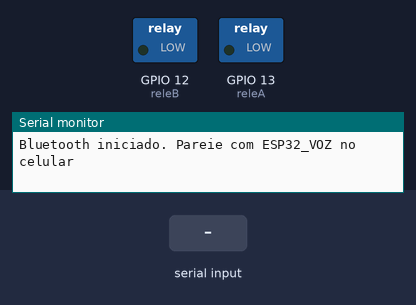
The sketch below on a simulated ESP32. On the bench: switched loads named in the sketch (green lamp = pin HIGH), the last lines printed to the serial monitor. Inputs (shaded band) come from the test bench. Nothing arrives over Bluetooth unless stated.

Above: at 1.2 s.
1.3 s: "frente\n" received over the second serial link
At 2.5 s:
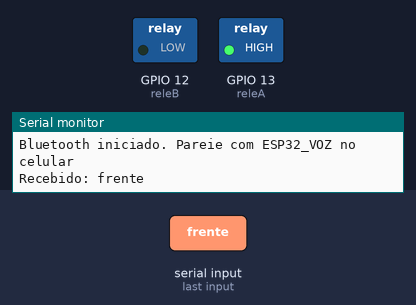
2.8 s: "tras\n" received over the second serial link
At 3.7 s:
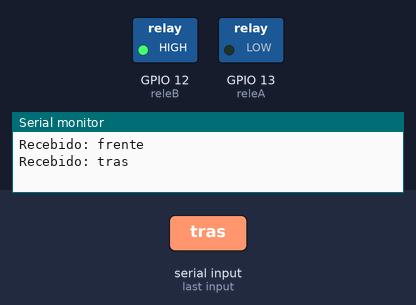
4.3 s: "parar\n" received over the second serial link
At 4.8 s:
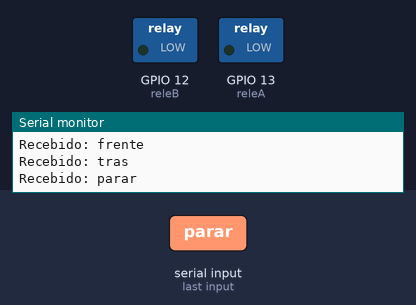
Timing chart, 0 to 7.3 s (numbered marks = the images above; inputs shaded):
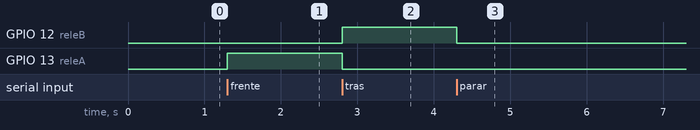

The sketch:

ComandoDeVozFinal-ESP.ino
```cpp
#include "BluetoothSerial.h"

BluetoothSerial SerialBT;

// Definição dos pinos usando "Dxx"
const int releA = 13;   // Relé que controla um lado do motor (D13)
const int releB = 12;   // Relé que controla o outro lado do motor (D12)

void setup() {
  Serial.begin(115200);

  pinMode(releA, OUTPUT);
  pinMode(releB, OUTPUT);

  digitalWrite(releA, LOW);
  digitalWrite(releB, LOW);

  // Inicia Bluetooth
  SerialBT.begin("ESP32_VOZ");
  Serial.println("Bluetooth iniciado. Pareie com ESP32_VOZ no celular");
}

void loop() {
  if (SerialBT.available()) {
    String comando = SerialBT.readStringUntil('\n');
    comando.toLowerCase();
    comando.trim();
    Serial.println("Recebido: " + comando);

    if (comando.indexOf("frente") >= 0) {
      frente();
    } else if (comando.indexOf("trás") >= 0 || comando.indexOf("tras") >= 0) {
      tras();
    } else if (comando.indexOf("parar") >= 0) {
      parar();
    }
  }
}

// Funções motor
void frente() {
  digitalWrite(releA, HIGH);
  digitalWrite(releB, LOW);
}

void tras() {
  digitalWrite(releA, LOW);
  digitalWrite(releB, HIGH);
}

void parar() {
  digitalWrite(releA, LOW);
  digitalWrite(releB, LOW);
}
```

Measured:
- after the input at 1.3 s, GPIO 13 (releA): LOW → HIGH at once
- after the input at 2.8 s, GPIO 12 (releB): LOW → HIGH at once; GPIO 13 (releA): HIGH → LOW at once
- after the input at 4.3 s, GPIO 12 (releB): HIGH → LOW at once
